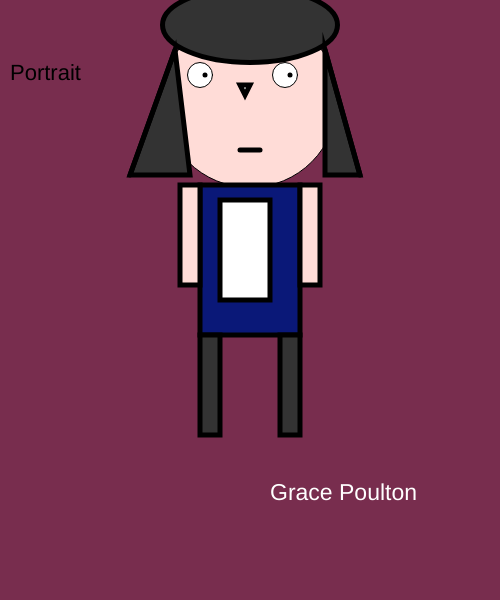
Frame 1 (no input)
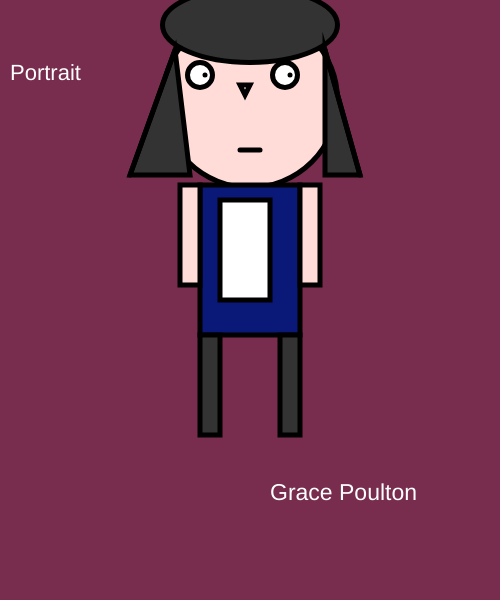
Frame 60 (no input)
Frame 120 (the mouse pressed at the canvas centre since frame 60): identical to frame 60, image omitted

The p5.js sketch that drew these frames (run headless with seeded random() and noise() and a simulated clock; from frame 60 on, the mouse is pressed at the canvas centre):

// p5.js sketch
// ── sketch.js
function setup()
{
    createCanvas(500, 600);
}

function draw()
{
    background(120,45,78);
    textSize(22)
    text("Portrait", 10,80);

    fill('rgba(255, 220, 215, 10)');
    circle(250,100,175);

    fill(255);
    circle(200,75,25);

    fill(255);
    circle(285,75,25);

    strokeWeight(5);
    fill(0);
    point(205,75);
    point(290,75);

    fill(255);
    triangle(245,95,240,85,250,85)

    line(240,150,260,150);

    fill(51);
    ellipse(250,25,175,75);

    fill(51);
    triangle(130,175,175,50,190,175);

    fill(51);
    triangle(325,50,360,175,325,175);

    line(130,175,175,50);
    line(325,50,360,175);

    fill(10,24,120);
    rect(200,185,100,150);



    fill(255);
    rect(220,200,50,100);

    fill('rgba(255, 220, 215, 10)');
    rect(300,185,20,100);

    fill('rgba(255, 220, 215, 10)');
    rect(180,185,20,100);

    fill(51);
    rect(200,335,20,100);

    fill(51);
    rect(280,335,20,100);

    fill(255);
    textSize(23);
    text("Grace Poulton", 270,500);

}
